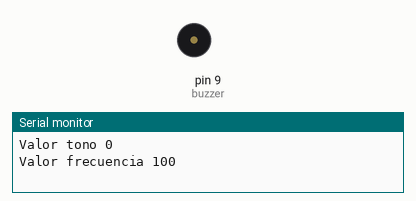
Bench run of a sketch on a simulated Arduino Uno, built with avr-gcc and run on an emulated ATmega328P. Parts: buzzer (waves = sounding), the last lines printed to the serial monitor.

Above: at 0.6 s.
At 2.12 s:
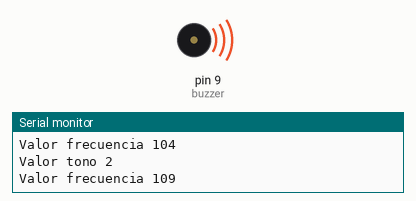
Timing chart, 0 to 3.0 s (numbered marks = the images above):
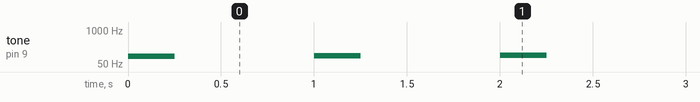

The sketch:

tonosZumbador.ino
```cpp
/*
--------------------------------------------------------
Generar tonos con un Buzzer
--------------------------------------------------------
Programa que hace uso de un buzzer
*/

int buzzer = 9;
int tono = 0;

void setup() {
 pinMode(buzzer, OUTPUT);

 // Iniciamos comunicacion serie
 Serial.begin(9600);

}

void loop() {

 for (int sensor = 0; sensor <= 675; sensor++){

     Serial.print("Valor tono ");
     Serial.println(sensor);

     int frecuencia = map(sensor,0,1023,100,5000);

     int duracion = 250;
     Serial.print("Valor frecuencia ");
     Serial.println(frecuencia);

     tone (buzzer, frecuencia, duracion);

     delay(1000);
 }
}
```

Measured:
- by itself, tone on pin 9 (buzzer): plays 100 Hz for 0.25 s, 104 Hz for 0.25 s, 109 Hz for 0.25 s, 114 Hz for 0.25 s, 119 Hz for 0.25 s, 123 Hz for 0.25 s … (130 notes in this stretch)
